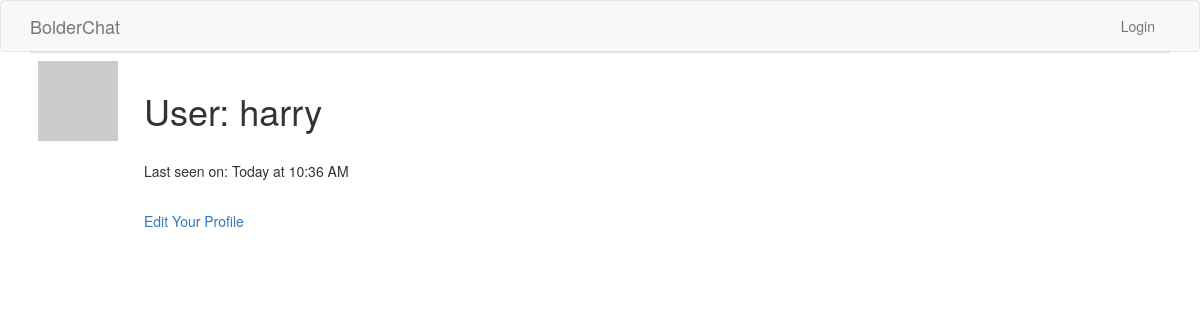
/profile/harry, run on an earlier commit of the app's database.
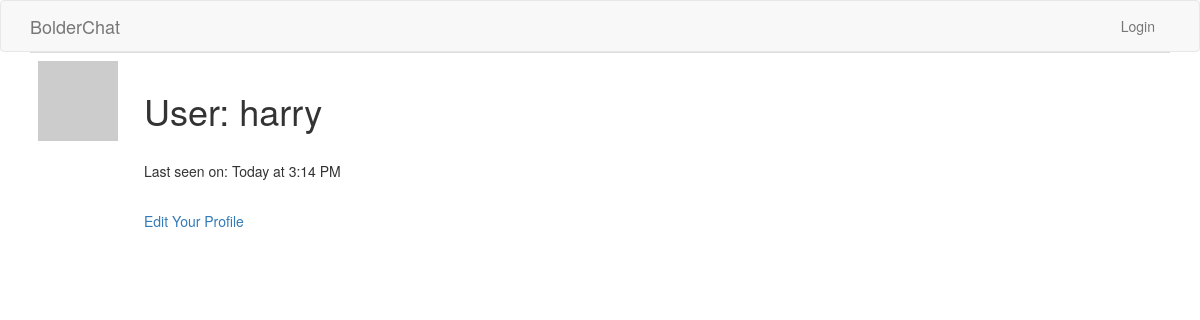
And on a later commit of the database.
### app/models.py (models this page shows, shortened)
class User(UserMixin, db.Model):
    id = db.Column(db.Integer, primary_key = True)
    first_name = db.Column(db.String(64), index=True, unique=True)
    last_name = db.Column(db.String(64), index=True, unique=True)
    username = db.Column(db.String(64), index=True, unique=True)
    email = db.Column(db.String(120), index=True, unique=True)
    password_hash = db.Column(db.String(128))
    about_me = db.Column(db.String(140))
    last_seen = db.Column(db.DateTime, default=datetime.utcnow)
    def avatar(self, size):
        digest = md5(self.email.lower().encode('utf-8')).hexdigest()
        return 'https://www.gravatar.com/avatar/{}?d=identicon&s={}'.format(digest, size)

### app/main/routes.py (the view)
@bp.route('/profile/<username>')
def profile(username):
    user = User.query.filter_by(username = username).first_or_404()
    return render_template('profile.html', title = 'Profile', user = user)

### app/main/routes.py (called while the page is built)
@bp.before_request
def before_request():
    if current_user.is_authenticated:
        current_user.last_seen = datetime.utcnow()
        db.session.commit()

### app/templates/profile.html (shortened to what this page needs)
{% extends 'base.html' %}
{% import 'bootstrap/wtf.html' as wtf %}
{% block app_content %}
        <div class="row">
            <div class="col-sm-12 col-md-12 col-lg-12 col-xl-12">
                <table class="table table-hover">
                    <tr valign="top">
                        <td width="70px"><img src="{{ user.avatar(128) }}"></td>
                        <td>
                            <h1>User: {{ user.username }}</h1>
                            {% if user.last_seen %}<p>Last seen on: {{ moment(user.last_seen).calendar() }}</p>{% endif %}
                            <p>
                                <a href="{{ url_for('main.edit_profile') }}">Edit Your Profile</a>
                            </p>
                        </td>
                    </tr>
                </table>
            </div>
        </div>
{% endblock %}

### app/templates/base.html (shortened to what this page needs)
{% extends 'bootstrap/base.html' %}
{% block head %}
    {{ super() }}
{% endblock %}
{% block styles %}
    {{ super() }}
    <link type="text/css" rel="stylesheet" href="{{ url_for('static', filename = 'css/styles.css') }}">
{% endblock %}
    {% block navbar %}
    <nav class="navbar navbar-default">
        <div class="container">
            <div class="navbar-header">
                <a class="navbar-brand" href=" {{ url_for('main.home') }} ">BolderChat</a>
            </div>
            <div class="collapse navbar-collapse" id="bs-example-navbar-collapse-1">
                <ul class="nav navbar-nav navbar-right">
                    {% if current_user.is_anonymous %}
                        <li><a href=" {{ url_for('auth.login') }} ">Login</a></li>
                    {% else %}
                    <li><a href=" {{ url_for('auth.logout') }} ">Logout</a></li>
                    {% endif %}
                </ul>
            </div>
        </div>
    </nav>
    {% endblock %}
    {% block content %}
        <div class="container">
        {% block app_content %}
        {% endblock %}
        </div>
    {% endblock %}

### app/static/css/styles.css (style rules this page uses)
h1, p { padding: 10px; }
.navbar { margin-bottom: 0px; }

What changed in the data, as far as the page shows it:
changed User "harry": last_seen "Today at 10:36 AM" → "Today at 3:14 PM"
